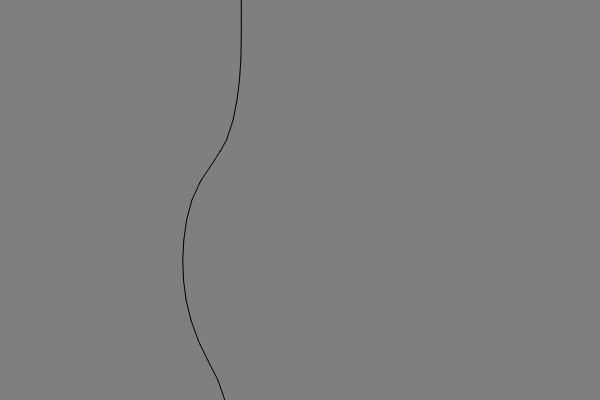
Frame 1 (no input)
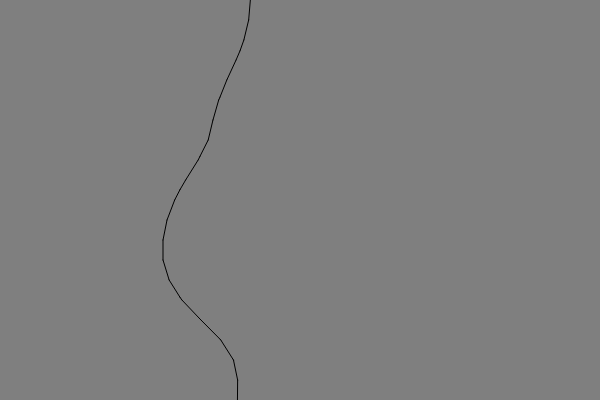
Frame 60 (no input)
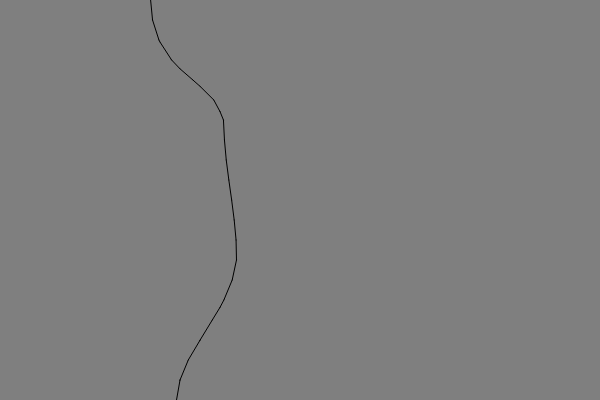
Frame 120 (the mouse pressed at the canvas centre since frame 60)

The p5.js sketch that drew these frames (run headless with seeded random() and noise() and a simulated clock; from frame 60 on, the mouse is pressed at the canvas centre):

// p5.js sketch
// ── sketch.js
var field;
var rez = 20;
var cols, rows;
var threshold = 0.5
var fieldDrawer;

function setup() {
  createCanvas(600, 400);
  cols = 1 + width / rez;
  rows = 1 + height / rez;
  field = make2dArray(cols, rows)
  // fieldDrawer = new MetaBallField(5);
  // fieldDrawer = new RandomField(2);
  fieldDrawer = new PerlinField();
}

function draw() {
  background(127);
  fieldDrawer.update();
  // fieldDrawer.render();

// draw threshold contours:
// as long as iterate over 2D array cols with i, and rows with j,
// can think of canvas (x,y) cell corner coordinates in terms of (i * rez, j * rez) indicies
//
// Each cell's four corner points:
//
//      A (i, j)     B (i+1, j)
//      *------------*
//      |            |
//      |            |
//      |            |
//      |            |
//      *------------*
//      D (i, j+1)   C (i+1, j+1)

  var linePointPairs = [];
  for (var i = 0; i < cols - 1; i++) {
    for (var j = 0; j < rows - 1; j++) {

      var a = field[i][j]
      var b = field[i + 1][j]
      var bx = (i + 1) * rez;
      var by = j * rez;
      var c = field[i + 1][j + 1]
      var d = field[i][j + 1]
      var dx = i * rez;
      var dy = (j + 1) * rez;
      var abInterpolant = linearInterpolateOffset(threshold, dx, bx, a, b);
      var adInterpolant = linearInterpolateOffset(threshold, by, dy, a, d);
      var bcInterpolant = linearInterpolateOffset(threshold, by, dy, b, c);
      var dcInterpolant = linearInterpolateOffset(threshold, dx, bx, d, c);
      var abCoord = [abInterpolant, by];
      var bcCoord = [bx, bcInterpolant];
      var dcCoord = [dcInterpolant, dy];
      var adCoord = [dx, adInterpolant];

      var binaryConfiguration = [a,b,c,d].map(value => value > threshold ? 1 : 0).join('');

      stroke(0)
      strokeWeight(1)
      switch (parseInt(binaryConfiguration, 2)) {
        case 0:
          break;
        case 1:
          line(...adCoord.concat(dcCoord))
          break;
        case 2:
          line(...bcCoord.concat(dcCoord))
          break;
        case 3:
          line(...adCoord.concat(bcCoord))
          break;
        case 4:
          line(...abCoord.concat(bcCoord))
          break;
        case 5:
          line(...abCoord.concat(adCoord))
          line(...bcCoord.concat(dcCoord))
          break;
        case 6:
          line(...abCoord.concat(dcCoord))
          break;
        case 7:
          line(...abCoord.concat(adCoord))
          break;
        case 8:
          line(...abCoord.concat(adCoord))
          break;
        case 9:
          line(...abCoord.concat(dcCoord))
          break;
        case 10:
          line(...abCoord.concat(bcCoord))
          line(...adCoord.concat(dcCoord))
          break;
        case 11:
          line(...abCoord.concat(bcCoord))
          break;
        case 12:
          line(...adCoord.concat(bcCoord))
          break;
        case 13:
          line(...bcCoord.concat(dcCoord))
          break;
        case 14:
          line(...adCoord.concat(dcCoord))
          break;
        case 15:
          break;
      }
    }
  }
}

function make2dArray(cols, rows) {
  var arr = new Array(cols);

  for (var i = 0; i < arr.length; i++) {
    arr[i] = new Array(rows);
  }

  return arr;
}

function linearInterpolateOffset(threshold, x0, x1, xValue, x1Value) {
  var valueRatio = (threshold - xValue) / (x1Value - xValue);
  return x0 + (x1 - x0) * valueRatio;
}

// ── meta-ball-field.js
function MetaBallField(numCircles) {
  this.metaBalls = [];

  for (var i = 0; i < numCircles; i++) {
    this.metaBalls.push(new MetaBall);
  }

  this.update = function() {
    this.updateField();
    this.updateCircles();
  }

  this.render = function() {
    this.renderField();
    this.renderCircles();
  }

  this.updateField = function() {
    for (var i = 0; i < cols; i++) {
      for (var j = 0; j < rows; j++) {
        var sum = 0;

        for (var k = 0; k < this.metaBalls.length; k++) {
          var distance = dist(i * rez, j * rez, this.metaBalls[k].pos.x, this.metaBalls[k].pos.y);
          sum += (25 * this.metaBalls[k].r) / distance;
        }

        field[i][j] = sum;
      }
    }
  }

  this.updateCircles = function() {
    for (var i = 0; i < this.metaBalls.length; i++) {
      this.metaBalls[i].update();
    }
  }

  this.renderField = function() {
    for (var i = 0; i < cols; i++) {
      for (var j = 0; j < rows; j++) {
        stroke(field[i][j] * (field[i][j] / 25));
        var weight = Math.min(rez * (field[i][j] / 150), rez * 4)
        strokeWeight(weight);
        point(i * rez, j * rez)
      }
    }
  }

  this.renderCircles = function() {
    for (var i = 0; i < this.metaBalls.length; i++) {
      this.metaBalls[i].render();
    }
  }
}

// ── meta-ball.js
function MetaBall() {
  this.r = random(20, 100);
  this.pos = createVector(random(width), random(height));
  this.vel = p5.Vector.random2D();

  this.update = function() {
    this.pos.add(this.vel);

    if (this.pos.x > width || this.pos.x < 0) {
      this.vel.x *= -1;
    }

    if (this.pos.y > height || this.pos.y < 0) {
      this.vel.y *= -1;
    }
  }

  this.render = function() {
    noFill();
    stroke(255);
    strokeWeight(1);
    ellipse(this.pos.x, this.pos.y, this.r);
  }
}

// ── perlin-field.js
function PerlinField(randomMax) {
  this.zoff = 0;

  this.update = function() {
    var xoff = 0;
    this.zoff += 0.0022;

    for (var i = 0; i < cols; i++) {
      var yoff = 0;
      xoff += 0.02

      for (var j = 0; j < rows; j++) {
        field[i][j] = noise(xoff, yoff, this.zoff);
        yoff += 0.02
      }
    }
  }

  this.render = function() {
    for (var i = 0; i < cols; i++) {
      for (var j = 0; j < rows; j++) {
        stroke(field[i][j] * 255);
        strokeWeight(rez * 0.4);
        point(i * rez, j * rez)
      }
    }
  }
}

// ── random-field.js
function RandomField(randomMax) {
  for (var i = 0; i < cols; i++) {
    for (var j = 0; j < rows; j++) {
      field[i][j] = floor(random(randomMax));
    }
  }

  this.update = function() {
    return;
  }

  this.render = function() {
    for (var i = 0; i < cols; i++) {
      for (var j = 0; j < rows; j++) {
        stroke(field[i][j] * 255);
        strokeWeight(rez * 0.15);
        point(i * rez, j * rez)
      }
    }
  }
}
